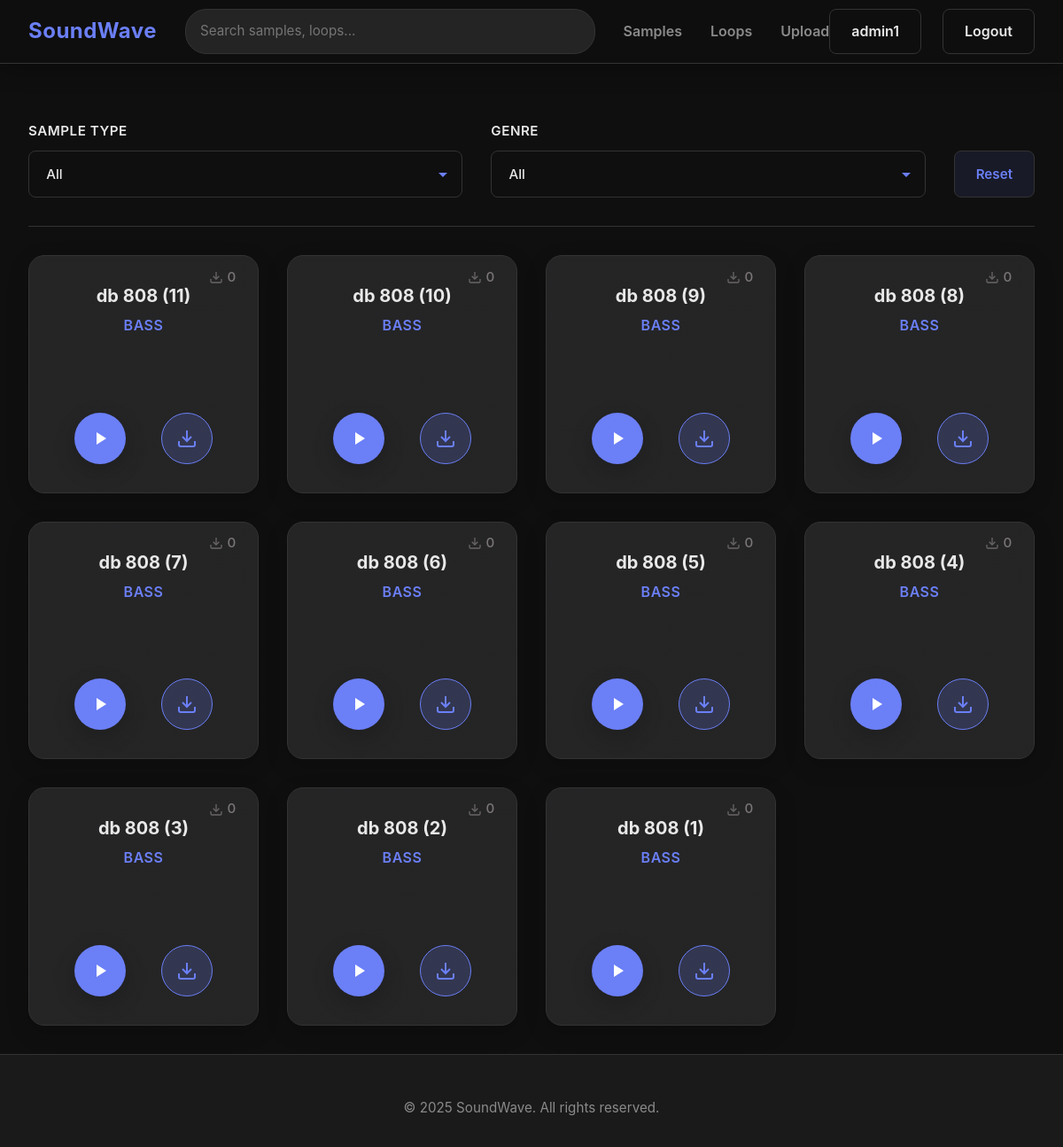
/samples/ (signed in), run on the app's committed database.
### uploader/models.py (models this page shows, shortened)
class Sample(models.Model):
    SAMPLE_TYPE_CHOICES = [
        ('bass', 'Bass'),
        ('hi_hat', 'Hi Hat'),
        ('clap', 'Clap'),
        ('kick', 'Kick'),
        ('snare', 'Snare'),
        ('tom', 'Tom'),
        ('perc', 'Perc'),
        ('other', 'Other'),
    ]
    name = models.CharField(max_length=200)
    author = models.CharField(max_length=100, blank=True, default='')
    sample_type = models.CharField(max_length=20, choices=SAMPLE_TYPE_CHOICES)
    genre = models.CharField(max_length=50, choices=GENRE_CHOICES, default='other')
    audio_file = models.FileField(upload_to='samples/')
    uploaded_at = models.DateTimeField(auto_now_add=True)
    downloads = models.IntegerField(default=0)
    class Meta:
        ordering = ['-uploaded_at']
        verbose_name = 'Sample'
        verbose_name_plural = 'Samples'

### main/views.py (the view)
# urls.py: path('', views.index, name='index'),
@measure_time
def index(request, tab=None):
    page_number = request.GET.get('page', 1)
    items_per_page = 12
    if tab == 'samples':
        queryset = Sample.objects.all()
        filterset_class = SampleFilter
    else:
        queryset = Loop.objects.all()
        filterset_class = LoopFilter
    filterset = filterset_class(request.GET, queryset=queryset)
    queryset = filterset.qs
    paginator = Paginator(queryset, items_per_page)
    page_obj = paginator.get_page(page_number)
    context = {
        'loops': page_obj if tab != 'samples' else [],
        'samples': page_obj if tab == 'samples' else [],
        'page_obj': page_obj,
        'current_tab': tab or 'loops',
        'filterset': filterset,
        'genre_choices': GENRE_CHOICES,
    }
    return render(request, 'main/index.html', context)

### main/templates/main/index.html (shortened to what this page needs)
{% extends "main/base.html" %}
{% load static %}
{% block content %}
  {% if current_tab == 'samples' %}
      <div class="filters-container">
        <div class="filter-group">
          <label class="filter-label" for="sample-type-filter">Sample Type</label>
        </div>
        <div class="filter-group">
          <label class="filter-label" for="sample-genre-filter">Genre</label>
        </div>
        <button class="btn-reset-filters" id="reset-filters">Reset</button>
      </div>
      <div class="sample-grid samples-grid" id="samples-grid">
        {% for sample in samples %}
          <div
            class="sample-card sample-square sample-item"
            id="card-{{ sample.id }}"
            data-card-id="{{ sample.id }}"
            data-url="{{ sample.audio_file.url }}"
            data-type="{{ sample.sample_type }}"
            data-genre="{{ sample.genre }}"
          >
            <span class="downloads-count sample-downloads-top"
                  id="downloads-count-{{ sample.id }}">
              <svg class="download-icon" viewBox="0 0 24 24" fill="none"
                   stroke="currentColor" stroke-width="2">
                <path d="M21 15v4a2 2 0 0 1-2 2H5a2 2 0 0 1-2-2v-4"></path>
                <polyline points="7 10 12 15 17 10"></polyline>
                <line x1="12" y1="15" x2="12" y2="3"></line>
              </svg>
              <span class="downloads-num">{{ sample.downloads }}</span>
            </span>
            <div class="sample-info">
              <h3 class="sample-title">{{ sample.name }}</h3>
              <p class="sample-type">{{ sample.get_sample_type_display }}</p>
            </div>
            <div class="sample-controls">
              <button
                class="play-btn-main sample-play-btn"
                data-card-id="{{ sample.id }}"
                data-url="{{ sample.audio_file.url }}"
                title="Play"
              >
                <svg class="play-icon" viewBox="0 0 24 24" fill="white">
                  <path d="M8 5v14l11-7z"/>
                </svg>
              </button>
              <a
                href="{% url 'main:download_sample' sample.id %}"
                class="download-btn-bottom"
                title="Download sample"
              >
                <svg class="download-icon" viewBox="0 0 24 24" fill="none"
                     stroke="currentColor" stroke-width="2">
                  <path d="M21 15v4a2 2 0 0 1-2 2H5a2 2 0 0 1-2-2v-4"></path>
                  <polyline points="7 10 12 15 17 10"></polyline>
                  <line x1="12" y1="15" x2="12" y2="3"></line>
                </svg>
              </a>
            </div>
          </div>
        {% empty %}
          <div class="empty-state">
            <p>No uploaded samples.</p>
          </div>
        {% endfor %}
      </div>
  {% endif %}
{% endblock %}

### main/templates/main/base.html (shortened to what this page needs)
{% load static %}
<!DOCTYPE html>
<html lang="en">
<head>
  <link rel="stylesheet" href="{% static 'main/css/style.css' %}">
  <link rel="stylesheet" href="{% static 'uploader/css/custom-select.css' %}">
</head>
<body>
  <div class="page-wrapper">
    <header class="header">
      <div class="logo">
        <a>SoundWave</a>
      </div>
      <div class="search-bar">
        <input type="text" placeholder="Search samples, loops...">
      </div>
      <nav class="nav-menu">
        <a href="{% url 'main:samples' %}"
           class="nav-link {% if current_tab == 'samples' %}active{% endif %}">
          Samples
        </a>
        <a href="{% url 'main:loops' %}"
           class="nav-link {% if current_tab == 'loops' %}active{% endif %}">
          Loops
        </a>
        {% if user.is_authenticated %}
          <a href="{% url 'uploader:upload_loop' %}" class="nav-link">Upload</a>
        {% endif %}
      </nav>
      <div class="auth-buttons">
        {% if user.is_authenticated %}
          <div class="user-menu">
            <a href="{% url 'accounts:profile' %}" class="btn btn-secondary">
              {{ user.username }}
            </a>
            <a href="{% url 'accounts:logout' %}" class="btn btn-secondary">
              Logout
            </a>
          </div>
        {% else %}
          <a href="{% url 'accounts:login' %}" class="btn btn-secondary">Login</a>
          <a href="{% url 'accounts:register' %}" class="btn btn-primary">Register</a>
        {% endif %}
      </div>
    </header>
    <div class="content-wrapper" id="catalog">
      <main class="main-content">
        {% block content %}{% endblock %}
      </main>
    </div>
    <footer class="footer">
      <div class="footer-bottom">
        <p>&copy; 2025 SoundWave. All rights reserved.</p>
      </div>
    </footer>
  </div>
</body>
</html>

### uploader/static/uploader/css/custom-select.css (style rules this page uses)
:root { --color-bg-primary: #0f0f0f; --color-bg-secondary: #1a1a1a; --color-bg-card: #242424; --color-text-primary: #e8e8e8; --color-text-secondary: #8a8a8a; --color-accent: #6b7ff7; --color-border: #333333; --color-success: #22c55e; }

### main/static/main/css/variables.css (style rules this page uses)
:root { --color-bg-primary: #0f0f0f; --color-bg-secondary: #1a1a1a; --color-bg-card: #242424; --color-text-primary: #e8e8e8; --color-text-secondary: #8a8a8a; --color-accent: #6b7ff7; --color-border: #333333; --color-hover: #2d2d2d; --color-like: #ef4444; --color-success: #22c55e; --color-warning: #f59e0b; --space-2xs: 0.25rem; --space-xs: 0.5rem; --space-sm: 0.75rem; --space-md: 1rem; --space-lg: 1.5rem; --space-xl: 2rem; --space-2xl: 3rem; --radius-sm: 8px; --radius-md: 12px; --radius-lg: 18px; --shadow-soft: 0 8px 24px rgba(0, 0, 0, 0.18); --shadow-hover: 0 12px 32px rgba(107, 127, 247, 0.18); --font-family-base: 'Inter', -apple-system, BlinkMacSystemFont, 'Segoe UI', Roboto, sans-serif; --line-height-base: 1.6; --transition-base: 180ms ease; --container-max-width: 1200px; --header-height: 72px; }

### main/static/main/css/base.css (style rules this page uses)
* { margin: 0; padding: 0; box-sizing: border-box; }
body { font-family: var(--font-family-base); background-color: var(--color-bg-primary); color: var(--color-text-primary); line-height: var(--line-height-base); overflow-x: hidden; -webkit-font-smoothing: antialiased; min-height: 100vh; }
* { scrollbar-width: thin; scrollbar-color: var(--color-border) transparent; }
a { color: inherit; text-decoration: none; transition: color var(--transition-base); }
button, input, select, textarea { font: inherit; color: inherit; }

### main/static/main/css/buttons.css (style rules this page uses)
.btn { padding: 0.75rem 1.5rem; border-radius: var(--radius-sm); font-weight: 600; cursor: pointer; transition: transform var(--transition-base), box-shadow var(--transition-base), background var(--transition-base), color var(--transition-base), border-color var(--transition-base); border: 1px solid transparent; text-decoration: none; display: inline-flex; align-items: center; justify-content: center; gap: 0.4rem; }
.btn-secondary { background: transparent; border-color: var(--color-border); color: var(--color-text-primary); }
.user-menu .btn { padding: 0.75rem 1.5rem; border-radius: var(--radius-sm); font-weight: 600; border: 1px solid var(--color-border); color: var(--color-text-primary); background: transparent; position: relative; overflow: hidden; }
.user-menu .btn::before { content: ''; position: absolute; top: 0; left: -100%; width: 100%; height: 100%; background: var(--color-accent); transition: left var(--transition-base); z-index: -1; border-radius: var(--radius-sm); }
.user-menu .btn:first-child { margin-right: 0.5rem; }
.play-btn-main { width: 58px; height: 58px; background: var(--color-accent); border: none; border-radius: 50%; cursor: pointer; display: flex; align-items: center; justify-content: center; color: white; transition: transform var(--transition-base), box-shadow var(--transition-base), background var(--transition-base); flex-shrink: 0; box-shadow: var(--shadow-soft); }
.play-icon, .pause-icon { width: 24px; height: 24px; flex-shrink: 0; }
.download-btn-bottom { width: 58px; height: 58px; background: rgba(107, 127, 247, 0.2); border: 1px solid var(--color-accent); border-radius: 50%; display: flex; align-items: center; justify-content: center; cursor: pointer; transition: transform var(--transition-base), background var(--transition-base), border-color var(--transition-base), color var(--transition-base); z-index: 2; flex-shrink: 0; text-decoration: none; }
.download-btn-bottom .download-icon { width: 24px; height: 24px; color: var(--color-accent); transition: color var(--transition-base); }

### main/static/main/css/footer.css (style rules this page uses)
.footer { background-color: var(--color-bg-secondary); padding: 3rem 2rem 2rem; margin-top: 0; border-top: 1px solid var(--color-border); }
.footer-bottom { text-align: center; color: var(--color-text-secondary); font-size: 0.95rem; }

### data on the page
Sample: downloads "0", name "db 808 (11)", sample_type "BASS"
Sample: downloads "0", name "db 808 (10)", sample_type "BASS"
Sample: downloads "0", name "db 808 (9)", sample_type "BASS"
Sample: downloads "0", name "db 808 (8)", sample_type "BASS"
Sample: downloads "0", name "db 808 (7)", sample_type "BASS"
Sample: downloads "0", name "db 808 (6)", sample_type "BASS"
Sample: downloads "0", name "db 808 (5)", sample_type "BASS"
Sample: downloads "0", name "db 808 (4)", sample_type "BASS"
Sample: downloads "0", name "db 808 (3)", sample_type "BASS"
Sample: downloads "0", name "db 808 (2)", sample_type "BASS"
Sample: downloads "0", name "db 808 (1)", sample_type "BASS"

### other printed values
{{ user.username }} "admin1"
